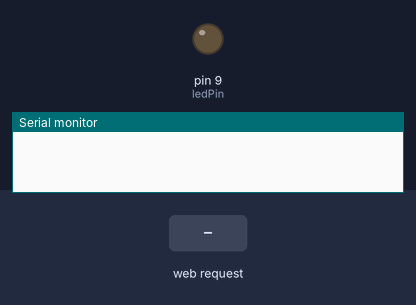
The sketch below on a simulated Arduino Uno, built for the host (arithmetic inside an expression is 32-bit, double 64-bit). On the bench: output pins drawn as LEDs (lit = HIGH), the last lines printed to the serial monitor. The inputs (shaded band) are chosen by the test bench.

Above: at 1.2 s.
1.3 s: HTTP request GET /?Led=1 received
At 2.6 s:
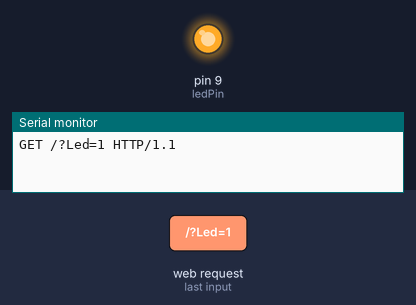
Timing chart, 0 to 4.3 s (numbered marks = the images above; inputs shaded):
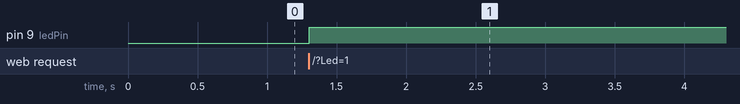

The sketch:

prima_prova_ethernet.ino
```cpp
#include <String.h>
#include <SPI.h>
#include <Ethernet.h>

byte mac[] = { 0xDE, 0xAD, 0xBE, 0xEF, 0xFE, 0xED };
byte ip[] = { 192, 168, 1, 3 }; // indirizzo IP della shield
byte gateway[] = { 192, 168, 1, 1 }; // indirizzo ip del router
byte subnet[] = { 255, 255, 255, 0 }; //subnet mask
EthernetServer server(80);

int ledPin = 9; // LED pinaå
String readString;
boolean LEDON = false;

void setup(){
Ethernet.begin(mac, ip, gateway, subnet);
pinMode(ledPin, OUTPUT);
Serial.begin(9600);
}

void loop(){
EthernetClient client = server.available();
if (client) {
 boolean currentLineIsBlank = true;
 while (client.connected()) {
 if (client.available()) {
 char c = client.read();
 readString.concat(c);

 if (c == '\n' && currentLineIsBlank) {

 Serial.print(readString);

 if(readString.indexOf("Led=1") > 0) {

 digitalWrite(ledPin, HIGH);
 LEDON = true;
 }else{

 digitalWrite(ledPin, LOW);
 LEDON = false;
 }

 client.println("HTTP/1.1 200 OK");
 client.println("Content-Type: text/html");
 client.println();
 client.print("<html><head><title>Test G. Scola</title><meta http-equiv='Content-Type' content='text/html; charset=iso-8859-1' ></head><body>");
 if (LEDON) {
 client.println("<img src=http://img849.imageshack.us/img849/1513/accesao.jpg />");
 }
 else
 {
 client.println("<img src=http://img10.imageshack.us/img10/4719/spenta.jpg />");
 }
 client.print("<h2><a href='/?Led=1'>ACCENDI</a> | <a href='/?Led=0'>SPEGNI</a></h2>");
 client.println("</body></html>");
 readString="";
 client.stop();

 }
 }
 }
}
}
```

Measured:
- after the input at 1.3 s, pin 9 (ledPin): LOW → HIGH at once
